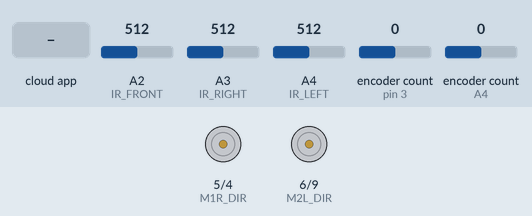
Simulated run of this sketch. Board: Arduino Uno, built with avr-gcc and run on an emulated ATmega328P. On the bench: direction and speed pins drawn as motors (green arrow = direction pin HIGH = forward, orange = LOW = backward, longer = more drive). Inputs (shaded band) come from the test bench; at power-on: A2 (IR_FRONT) = 512, A3 (IR_RIGHT) = 512, A4 (IR_LEFT) = 512, encoder count (sensors on pin 3, A4) 0. The ROS host is connected and sends only what is stated.

Above: at 1.2 s.
1.3 s: the phone or cloud app sets linear.x to -100
At 2.2 s:
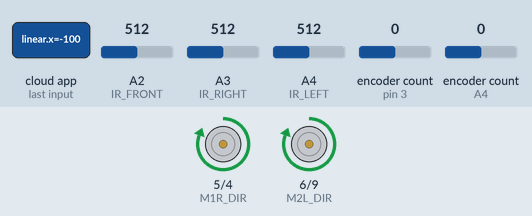
2.8 s: the phone or cloud app sets angular.z to -100
At 3.3 s:
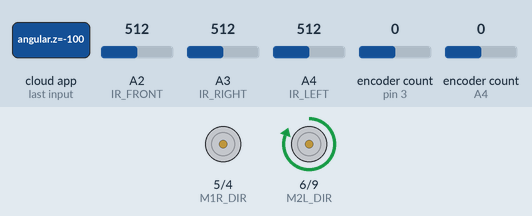
4.3 s: the phone or cloud app sets linear.x to 0
At 5.5 s:
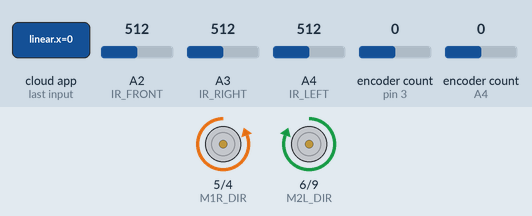
5.8 s: the phone or cloud app sets angular.z to 100
At 6.8 s:
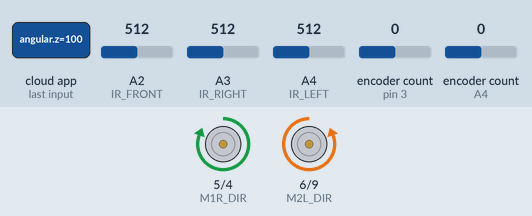
7.3 s: the phone or cloud app sets linear.x to 100
At 7.9 s:
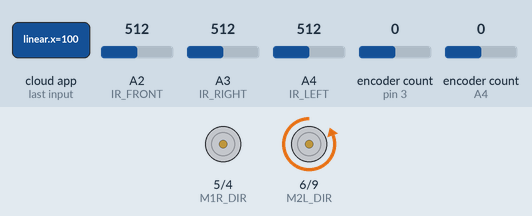
8.8 s: the phone or cloud app sets angular.z to 0
At 9.1 s:
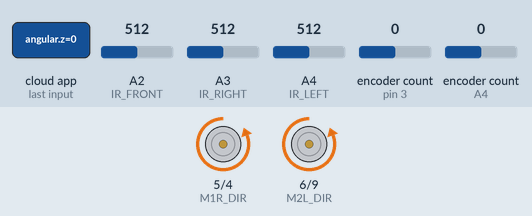
Timing chart, 0 to 11.3 s (numbered marks = the images above; inputs shaded):
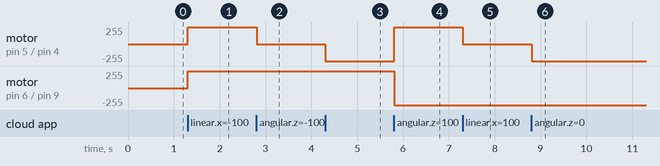

The sketch:

arduino_firmware_code.ino
```cpp
#include <ros.h>
#include <std_msgs/Float32.h>
#include <geometry_msgs/Pose.h>
#include <geometry_msgs/Twist.h>
#include <Encoder.h>
#include <math.h>

// Define motor pins
#define M1R_DIR 5    // RIGHT motor direction
#define M1R_PWM 4    // RIGHT motor speed
#define M2L_DIR 6    // LEFT motor direction
#define M2L_PWM 9    // LEFT motor speed

// Define range sensor pins (IR sensors)
#define IR_FRONT A2  // Front IR sensor
#define IR_RIGHT A3  // Right IR sensor
#define IR_LEFT  A4  // Left IR sensor

// Define encoder pins
#define ENC_M1R_A 18 // RIGHT encoder channel A
#define ENC_M1R_B 19 // RIGHT encoder channel B
#define ENC_M2L_A 3  // LEFT encoder channel A
#define ENC_M2L_B 2  // LEFT encoder channel B

// Define wheel and robot parameters
const float wheel_radius = 0.014;     // in meters
const float wheel_base = 0.095;       // distance between wheels in meters
const float ticks_per_revolution_right = 8590; // Right encoder ticks per revolution
const float ticks_per_revolution_left = 8000;  // Left encoder ticks per revolution
const float distance_per_tick_right = (2 * PI * wheel_radius) / ticks_per_revolution_right;
const float distance_per_tick_left = (2 * PI * wheel_radius) / ticks_per_revolution_left;

// Variables to store the robot's current position
float current_x = 0.0;
float current_y = 0.0;
float current_theta = 0.0;

// Variables to store the last encoder readings
long last_enc_m1r = 0;
long last_enc_m2l = 0;

long delta_enc_m1r = 0;
long delta_enc_m2l = 0;

Encoder encM1R(ENC_M1R_A, ENC_M1R_B); // Right encoder
Encoder encM2L(ENC_M2L_A, ENC_M2L_B); // Left encoder

// Create ROS node handle
ros::NodeHandle nh;

// Publisher for distance sensors
std_msgs::Float32 front_distance_msg;
ros::Publisher pub_front_distance("front_distance", &front_distance_msg);

std_msgs::Float32 right_distance_msg;
ros::Publisher pub_right_distance("right_distance", &right_distance_msg);

std_msgs::Float32 left_distance_msg;
ros::Publisher pub_left_distance("left_distance", &left_distance_msg);

// Publisher for robot pose
geometry_msgs::Pose pose_msg;
ros::Publisher pub_pose("pose", &pose_msg);

// Subscriber for velocity commands
geometry_msgs::Twist cmd_vel_msg;
void cmdVelCallback(const geometry_msgs::Twist& msg) {
    // Control robot's motors based on received message
    int linear_speed = msg.linear.x * 255;
    int angular_speed = msg.angular.z * 255;

    int right_speed = constrain(linear_speed - angular_speed, -255, 255);
    int left_speed = constrain(linear_speed + angular_speed, -255, 255);

    // Set motor directions and speeds
    digitalWrite(M1R_DIR, right_speed >= 0 ? LOW : HIGH);
    analogWrite(M1R_PWM, abs(right_speed));

    digitalWrite(M2L_DIR, left_speed >= 0 ? LOW : HIGH);
    analogWrite(M2L_PWM, abs(left_speed));
}

ros::Subscriber<geometry_msgs::Twist> sub_cmd_vel("cmd_vel", &cmdVelCallback);

// Function to publish the robot's pose
void publishPose() {
    pose_msg.position.x = getCurrentX();
    pose_msg.position.y = getCurrentY();
    pose_msg.position.z = 0;  // Assuming robot operates in a 2D plane

    // Convert theta (yaw) to quaternion
    float qx, qy, qz, qw;
    thetaToQuaternion(current_theta, qx, qy, qz, qw);

    pose_msg.orientation.x = qx;
    pose_msg.orientation.y = qy;
    pose_msg.orientation.z = qz;
    pose_msg.orientation.w = qw;

    pub_pose.publish(&pose_msg);
}

unsigned long previousMillis = 0;
const long interval = 100; // Interval at which to run loop (100ms for 10Hz)

void setup() {
    nh.initNode();

    // Setup motor pins
    pinMode(M1R_DIR, OUTPUT);
    pinMode(M1R_PWM, OUTPUT);
    pinMode(M2L_DIR, OUTPUT);
    pinMode(M2L_PWM, OUTPUT);

    // Setup sensor pins
    pinMode(IR_FRONT, INPUT);
    pinMode(IR_RIGHT, INPUT);
    pinMode(IR_LEFT, INPUT);

    // Advertise publishers
    nh.advertise(pub_front_distance);
    nh.advertise(pub_right_distance);
    nh.advertise(pub_left_distance);
    nh.advertise(pub_pose);

    // Subscribe to topics
    nh.subscribe(sub_cmd_vel);
}

void loop() {
    unsigned long currentMillis = millis();

    if (currentMillis - previousMillis >= interval) {
        previousMillis = currentMillis;

        // Read sensor data and publish
        front_distance_msg.data = analogRead(IR_FRONT) * (5.0 / 1023.0); // Convert to voltage or distance
        pub_front_distance.publish(&front_distance_msg);

        right_distance_msg.data = analogRead(IR_RIGHT) * (5.0 / 1023.0);
        pub_right_distance.publish(&right_distance_msg);

        left_distance_msg.data = analogRead(IR_LEFT) * (5.0 / 1023.0);
        pub_left_distance.publish(&left_distance_msg);

        encupdate();
        publishPose();

        nh.spinOnce();
    }
}

float getCurrentX() {
    updatePose();
    return current_x;
}

float getCurrentY() {
    updatePose();
    return current_y;
}

float getCurrentTheta() {
    updatePose();
    return current_theta;
}

void encupdate() {
    long enc_m1r = encM1R.read();
    long enc_m2l = encM2L.read();

    delta_enc_m1r = enc_m1r - last_enc_m1r;
    delta_enc_m2l = enc_m2l - last_enc_m2l;

    last_enc_m1r = enc_m1r;
    last_enc_m2l = enc_m2l;
}

void updatePose() {
    float dt = 0.1; // Time interval between updates

    // Calculate linear velocity
    float v_right = delta_enc_m1r * distance_per_tick_right / dt;
    float v_left = delta_enc_m2l * distance_per_tick_left / dt;
    float v = (v_right + v_left) / 2;

    // Calculate angular velocity
    float w = (v_right - v_left) / wheel_base;

    // Update orientation
    current_theta = atan2(sin(current_theta + w * dt), cos(current_theta + w * dt));

    // Update position
    current_x += v * cos(current_theta) * dt;
    current_y += v * sin(current_theta) * dt;
}

void thetaToQuaternion(float theta, float &qx, float &qy, float &qz, float &qw) {
    qx = 0;
    qy = 0;
    qz = sin(theta / 2);
    qw = cos(theta / 2);
}
```

Measured:
- after the input at 1.3 s, motor on pin 5 (M1R_DIR) / pin 4 (M1R_PWM), motor on pin 6 (M2L_DIR) / pin 9 (M2L_PWM): stopped → forward 255/255 at once
- after the input at 2.8 s, motor on pin 5 (M1R_DIR) / pin 4 (M1R_PWM): forward 255/255 → stopped at once
- after the input at 4.3 s, motor on pin 5 (M1R_DIR) / pin 4 (M1R_PWM): stopped → backward 255/255 at once
- after the input at 5.8 s, motor on pin 5 (M1R_DIR) / pin 4 (M1R_PWM): backward 255/255 → forward 255/255 at once; motor on pin 6 (M2L_DIR) / pin 9 (M2L_PWM): forward 255/255 → backward 255/255 at once
- after the input at 7.3 s, motor on pin 5 (M1R_DIR) / pin 4 (M1R_PWM): forward 255/255 → stopped at once
- after the input at 8.8 s, motor on pin 5 (M1R_DIR) / pin 4 (M1R_PWM): stopped → backward 255/255 at once
